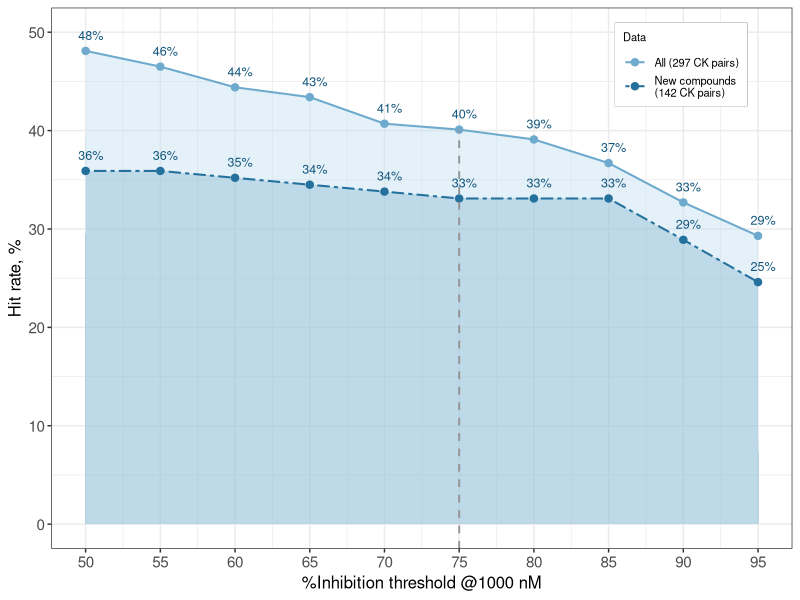
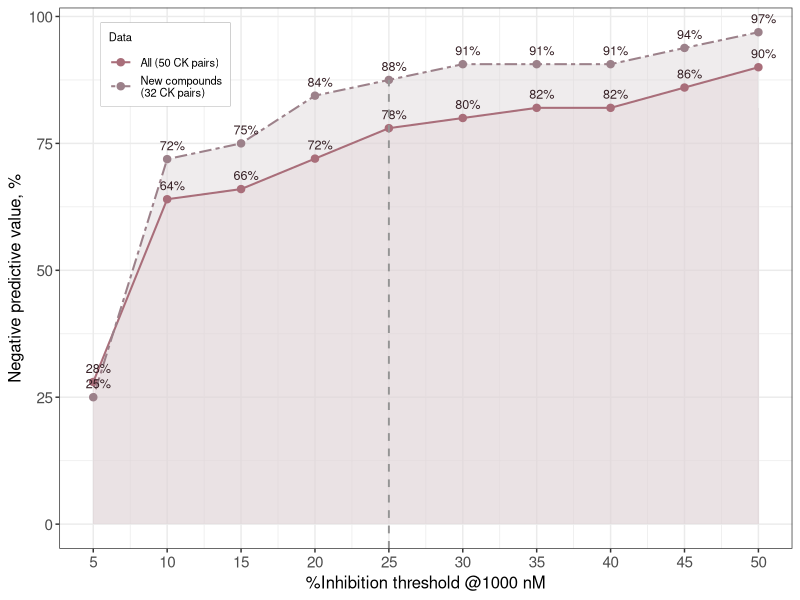
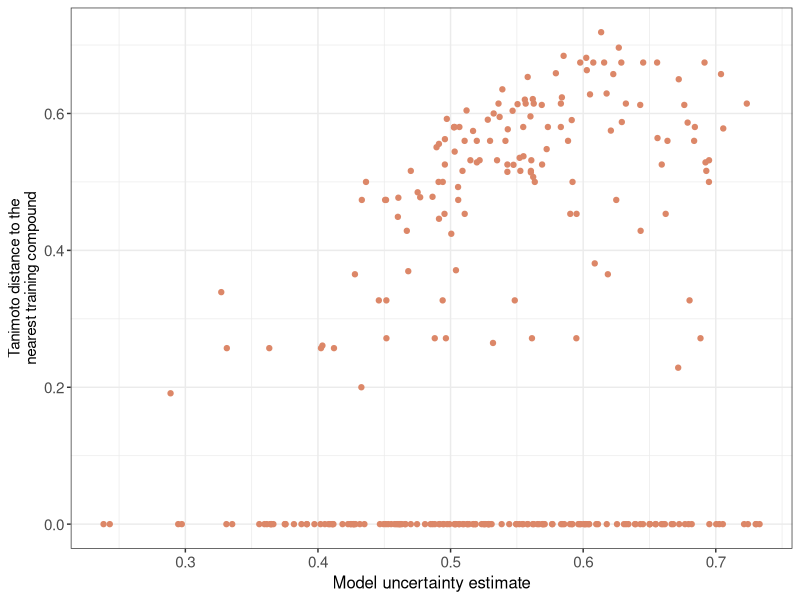
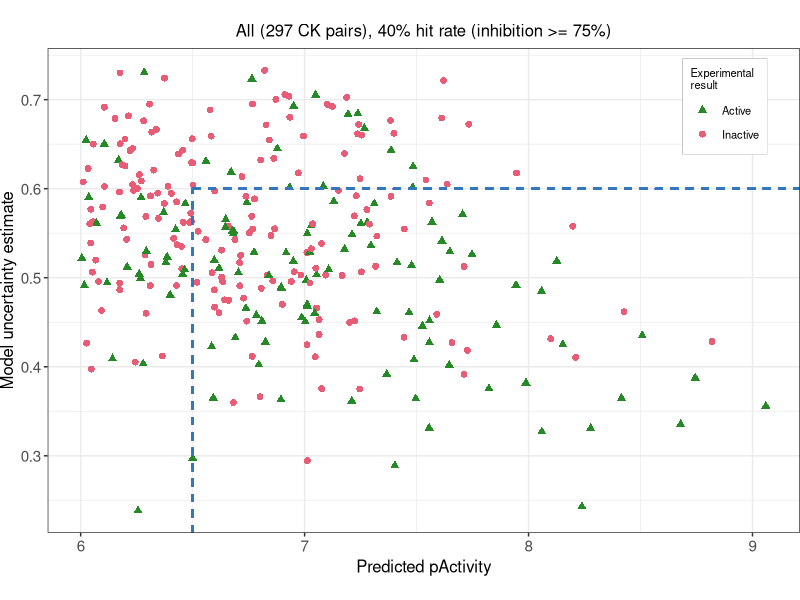
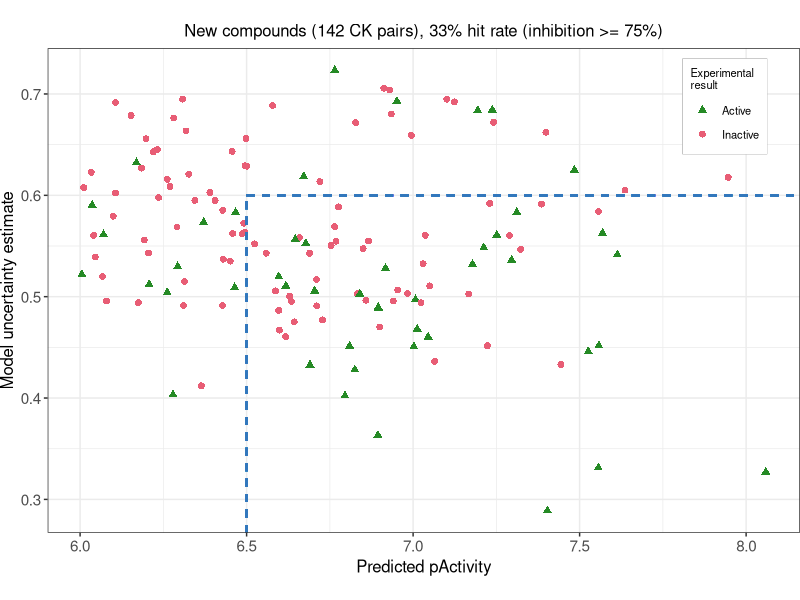
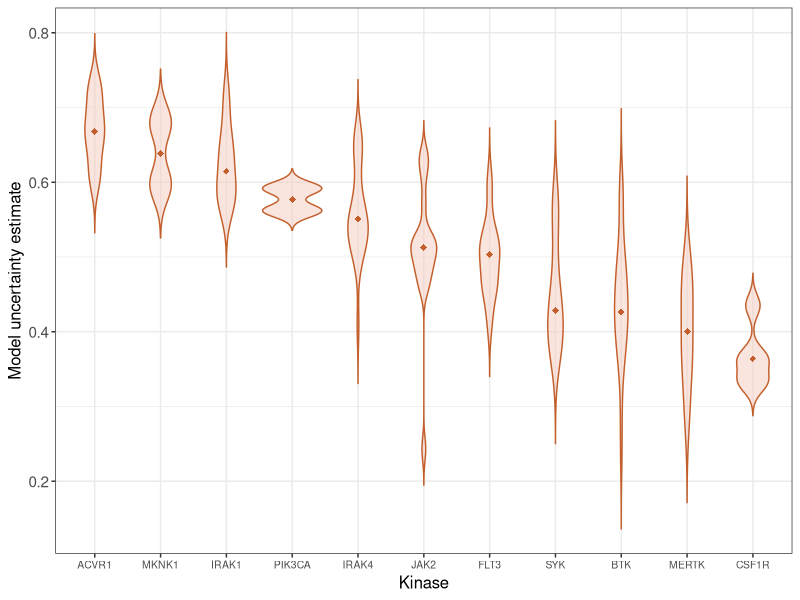
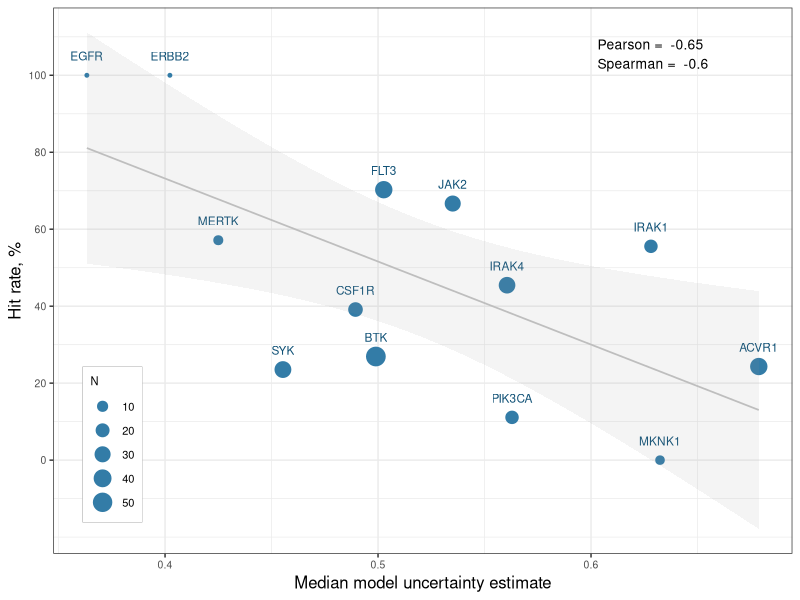

Recreate these plots in R, in order. (Note: this script raises an error after producing the figures.)
library(tidyverse)

# Read data -----------------------------------------------------------------------------------------------------
df_exp_res <- 
  readr::read_csv(
    file = "exp_data.csv"
  ) %>% 
  dplyr::mutate(
    exp_result_kd = dplyr::case_when(
      .data$activity_type == "kd" & .data$activity_value <= 1000 & .data$activity_relation != ">" ~ "active",
      .data$activity_type == "kd" & .data$activity_value > 1000 ~ "inactive",
      .data$activity_type == "inhibition" ~ NA_character_
    ),
    exp_result = dplyr::case_when(
      .data$activity_type == "kd" ~ exp_result_kd,
      .data$activity_type == "inhibition" & .data$activity_value >= 75 ~ "active",
      .data$activity_type == "inhibition" & .data$activity_value < 75 ~ "inactive"
    )
  )

df_pred_active <- 
  df_exp_res %>% 
  dplyr::filter(
    .data$pwkrr_two_stage_pred_pAct >= 6
  )

df_pred_inactive <- 
  df_exp_res %>% 
  dplyr::filter(
    .data$pwkrr_two_stage_pred_pAct < 6
  )


# Calculate hit rates -------------------------------------------------------------------------------------------
inh_thr <- seq(from = 50, to = 95, by = 5)

df_hit_rate <- 
  purrr::map_dfr(
    inh_thr,
    function(thr){
      
      df_count <-
        df_pred_active %>%
        dplyr::mutate(
          true_class = dplyr::case_when(
            .data$activity_type == "kd" ~ exp_result_kd,
            .data$activity_type == "inhibition" & .data$activity_value >= thr ~ "active",
            .data$activity_type == "inhibition" & .data$activity_value < thr ~ "inactive"
          )
        ) %>% 
        dplyr::count(.data$true_class)
      
      hit_rate_perc <- 
        (
          ((df_count %>% 
              dplyr::filter(.data$true_class == "active") %>% 
              dplyr::pull(.data$n)) / nrow(df_pred_active) )* 100
        ) %>% 
        round(digits = 2) 
      
      
      df_res <- 
        tibble::tribble(
          ~inh_thr, ~hit_rate,
          thr, hit_rate_perc,
        )
      
      return(df_res)
    }
  )


df_pred_active__new_cmp <- 
  df_pred_active %>% 
  dplyr::filter(
    .data$nearest_train_tc < 1
  )

df_hit_rate__new_cmp <- 
  purrr::map_dfr(
    inh_thr,
    function(thr){
      
      df_count <-
        df_pred_active__new_cmp %>%
        dplyr::mutate(
          true_class = dplyr::case_when(
            .data$activity_type == "kd" ~ exp_result_kd,
            .data$activity_type == "inhibition" & .data$activity_value >= thr ~ "active",
            .data$activity_type == "inhibition" & .data$activity_value < thr ~ "inactive"
          )
        ) %>% 
        dplyr::count(.data$true_class)
      
      hit_rate_perc <- 
        (
          ((df_count %>% 
              dplyr::filter(.data$true_class == "active") %>% 
              dplyr::pull(.data$n)) / nrow(df_pred_active__new_cmp) )* 100
        ) %>% 
        round(digits = 2) 
      
      df_res <- 
        tibble::tribble(
          ~inh_thr, ~hit_rate,
          thr, hit_rate_perc
        )
      
      return(df_res)
    }
  )



# Calculate negative predictive value ----------------------------------------------------------------------------
inh_thr_tn <- seq(from = 5, to = 50, by = 5)

df_npv <- 
  purrr::map_dfr(
    inh_thr_tn,
    function(thr){
      
      df_count <-
        df_pred_inactive %>%
        dplyr::mutate(
          true_class = dplyr::case_when(
            .data$activity_type == "kd" ~ exp_result_kd,
            .data$activity_type == "inhibition" & .data$activity_value >= thr ~ "active",
            .data$activity_type == "inhibition" & .data$activity_value < thr ~ "inactive"
          )
        ) %>% 
        dplyr::count(.data$true_class)
      
      hit_rate_perc <- 
        (
          ((df_count %>% 
              dplyr::filter(.data$true_class == "inactive") %>% 
              dplyr::pull(.data$n)) / nrow(df_pred_inactive) )* 100
        ) %>% 
        round(digits = 2) 
      
      df_res <- 
        tibble::tribble(
          ~inh_thr, ~hit_rate,
          thr, hit_rate_perc
        )
      
      return(df_res)
    }
  )


df_pred_inactive__new_cmp <- 
  df_pred_inactive %>% 
  dplyr::filter(
    .data$nearest_train_tc < 1
  )

df_npv__new_cmp <- 
  purrr::map_dfr(
    inh_thr_tn,
    function(thr){
      
      df_count <-
        df_pred_inactive__new_cmp %>%
        dplyr::mutate(
          true_class = dplyr::case_when(
            .data$activity_type == "kd" ~ exp_result_kd,
            .data$activity_type == "inhibition" & .data$activity_value >= thr ~ "active",
            .data$activity_type == "inhibition" & .data$activity_value < thr ~ "inactive"
          )
        ) %>% 
        dplyr::count(.data$true_class)
      
      hit_rate_perc <- 
        (
          ((df_count %>% 
              dplyr::filter(.data$true_class == "inactive") %>% 
              dplyr::pull(.data$n)) / nrow(df_pred_inactive__new_cmp) )* 100
        ) %>% 
        round(digits = 2) 
      
      df_res <- 
        tibble::tribble(
          ~inh_thr, ~hit_rate,
          thr, hit_rate_perc
        )
      
      return(df_res)
    }
  )


pred_active_n <- nrow(df_pred_active)
pred_active_new_cmp_n <- nrow(df_pred_active__new_cmp)
pred_inactive_n <- nrow(df_pred_inactive)
pred_inactive_new_cmp_n <- nrow(df_pred_inactive__new_cmp)

df_hit_rate_final <- 
  dplyr::bind_rows(
    df_hit_rate__new_cmp %>% 
      dplyr::mutate(
        type = paste0("New compounds\n(", pred_active_new_cmp_n, " CK pairs)")
      ),
    df_hit_rate %>% 
      dplyr::mutate(
        type = paste0("All (", pred_active_n, " CK pairs)")
      )
  ) %>% 
  dplyr::mutate(
    hit_rate = .data$hit_rate %>% round(digits = 1)
  )

df_npv_final <- 
  dplyr::bind_rows(
    df_npv__new_cmp %>% 
      dplyr::mutate(
        type = paste0("New compounds\n(", pred_inactive_new_cmp_n, " CK pairs)")
      ),
    df_npv %>% 
      dplyr::mutate(
        type = paste0("All (", pred_inactive_n, " CK pairs)")
      )
  ) %>% 
  dplyr::mutate(
    hit_rate = .data$hit_rate %>% round(digits = 1)
  )


# Plot figures --------------------------------------------------------------------------------------------------
axis_txt_size = 11
axis_title_size = 12
plot_title_size = 12
legend_size = 8

pl_hr <- 
  ggplot2::ggplot() +
  geom_area(
    data = df_hit_rate, 
    aes(x = inh_thr, y = hit_rate), 
    fill = "#C3E0F0",
    alpha = 0.45
  ) +
  geom_area(
    data = df_hit_rate__new_cmp, 
    aes(x = inh_thr, y = hit_rate), 
    fill = "#7AADCA", 
    alpha = 0.35
  ) +
  geom_point(
    data = df_hit_rate_final,
    aes(x = inh_thr, y = hit_rate, color = type), 
    size = 2.2
  ) +
  geom_line(
    data = df_hit_rate_final, 
    aes(x = inh_thr, y = hit_rate, color = type, linetype = type), 
    size = 0.7
  ) + 
  scale_color_manual(
    name = "Data",
    values = c(
      "All (297 CK pairs)" = "#6EAACD", 
      "New compounds\n(142 CK pairs)" = "#25719E"
      )
    ) +
  scale_linetype_manual(
    name = "Data",
    values = c(
      "All (297 CK pairs)" = "solid", 
      "New compounds\n(142 CK pairs)" = "twodash"
    )
  ) +
  geom_text(
    data = df_hit_rate_final, 
    aes(x = inh_thr, y = hit_rate, label = paste0(round(hit_rate, digits = 0), "%")), 
    color  = "#13567D",
    vjust = -1.1, 
    hjust = 0.3, 
    size = 3.2
  ) +
  geom_segment(
    aes(x = 75, y = -Inf, xend = 75, 
        yend = df_hit_rate %>% dplyr::filter(.data$inh_thr == 75) %>% dplyr::pull(.data$hit_rate)
        ),
    color = "#949494",
    linetype = "dashed",
    size = 0.65
  ) +
  labs(
    color = "Data",
    x = "%Inhibition threshold @1000 nM",
    y = "Hit rate, %"
  ) +
  ylim(
    c(0, 50)
  ) +
  scale_x_continuous(
    breaks = df_hit_rate$inh_thr
  ) +
  theme_bw() +
  theme(
    axis.text = element_text(size = axis_txt_size),
    axis.title = element_text(size = axis_title_size),
    legend.position = c(0.85, 0.895),
    legend.title = element_text(size = legend_size),
    legend.text = element_text(size = legend_size),
    legend.box.background = element_rect(color = "gray", linewidth = 0.5),
  )
pl_hr


pl_npv <- 
  ggplot2::ggplot() +
  geom_area(
    data = df_npv, 
    aes(x = inh_thr, y = hit_rate), 
    fill = "#E6CDD2",
    alpha = 0.35
  ) +
  geom_area(
    data = df_npv__new_cmp, 
    aes(x = inh_thr, y = hit_rate), 
    fill = "#DBD6D8",
    alpha = 0.45
  ) +
  geom_point(
    data = df_npv_final,
    aes(x = inh_thr, y = hit_rate, color = type), 
    size = 2.2
  ) +
  geom_line(
    data = df_npv_final, 
    aes(x = inh_thr, y = hit_rate, color = type, linetype = type), 
    size = 0.7
  ) + 
  scale_color_manual(
    name = "Data",
    values = c(
      "All (50 CK pairs)" = "#A96E7A", 
      "New compounds\n(32 CK pairs)" = "#9C818A"
    )
  ) +
  scale_linetype_manual(
    name = "Data",
    values = c(
      "All (50 CK pairs)" = "solid", 
      "New compounds\n(32 CK pairs)" = "twodash"
    )
  ) +
  geom_text(
    data = df_npv_final, 
    aes(x = inh_thr, y = hit_rate, label = paste0(round(hit_rate, digits = 0), "%")), 
    color  = "#362025",
    vjust = -0.9, 
    hjust = 0.3, 
    size = 3.2
  ) +
  geom_segment(
    aes(x = 25, y = -Inf, xend = 25, 
        yend = df_npv__new_cmp %>% dplyr::filter(.data$inh_thr == 25) %>% dplyr::pull(.data$hit_rate)
    ),
    color = "#949494",
    linetype = "dashed",
    size = 0.65
  ) +
  labs(
    color = "Data",
    x = "%Inhibition threshold @1000 nM",
    y = "Negative predictive value, %"
  ) +
  scale_x_continuous(
    breaks = df_npv$inh_thr
  ) +
  theme_bw() +
  theme(
    axis.text = element_text(size = axis_txt_size),
    axis.title = element_text(size = axis_title_size),
    legend.position = c(0.145, 0.895),
    legend.title = element_text(size = legend_size),
    legend.text = element_text(size = legend_size),
    legend.box.background = element_rect(color = "gray", linewidth = 0.5),
    plot.title = element_text(hjust = 0.5)
  )
pl_npv


pl_tc <- 
  df_pred_active %>%
  # Tanimoto distance to the nearest training compound
  dplyr::mutate(
    nearest_train_tanimoto_dist = 1 - .data$nearest_train_tc
  ) %>% 
  ggplot2::ggplot(
    aes(y = nearest_train_tanimoto_dist, x = pwkrr_two_stage_uncertainty)
  ) +
  geom_point(
    color = "#DC8768"
  ) +
  labs(
    y = "Tanimoto distance to the\nnearest training compound", 
    x = "Model uncertainty estimate"
  ) +
  theme_bw() +
  theme(
    axis.text = element_text(size = axis_txt_size),
    axis.title.x = element_text(size = axis_title_size),
    axis.title.y = element_text(size = axis_title_size-1)
  )
pl_tc


pl_pwkrr_all <- 
  df_pred_active %>% 
  dplyr::mutate(
    exp_result = dplyr::recode(
      .data$exp_result,
      "active" = "Active", 
      "inactive" = "Inactive"
    )
  ) %>% 
  ggplot(
    aes(
      x = pwkrr_two_stage_pred_pAct, 
      y = pwkrr_two_stage_uncertainty, 
      color = exp_result,
      shape = exp_result
    )
  ) +
  geom_point(
    size = 2
  ) +
  labs(
    x = "Predicted pActivity",
    y = "Model uncertainty estimate",
    title = paste0(
      "All (297 CK pairs), ",
      df_hit_rate %>% dplyr::filter(.data$inh_thr == 75) %>% dplyr::pull(.data$hit_rate) %>% round(digits = 0), 
      "% hit rate (inhibition >= 75%)"
    )
  ) +
  scale_color_manual(
    name = "", 
    values = c("#258A25", "#E85D75")
  ) +
  scale_shape_manual(
    values = c("Active" = 17, "Inactive" = 16),
    name = ""
  ) +
  geom_segment(
    aes(x = 6.5, y = -Inf, xend = 6.5, yend = 0.6),
    color = "#3277BC",
    linetype = "dashed",
    size = 0.65
  ) +
  geom_segment(
    aes(x = 6.5, y = 0.6, xend = Inf, yend = 0.6),
    color = "#3277BC",
    linetype = "dashed",
    size = 0.65
  ) +
  guides(
    color = guide_legend(title = "Experimental\nresult"),
    shape = guide_legend(title = "Experimental\nresult")
  ) +
  theme_bw() +
  theme(
    axis.text = element_text(size = axis_txt_size),
    axis.title = element_text(size = axis_title_size),
    plot.title = element_text(hjust = 0.5, size = plot_title_size),
    legend.position = c(0.9, 0.88),
    legend.title = element_text(size = legend_size),
    legend.text = element_text(size = legend_size),
    legend.box.background = element_rect(color = "gray", linewidth = 0.5),
    plot.margin = margin(0.6, 0, 0.6, 0, "cm")
  )
pl_pwkrr_all


pl_pwkrr_new_cmp <- 
  df_pred_active__new_cmp %>% 
  dplyr::mutate(
    exp_result = dplyr::recode(
      .data$exp_result,
      "active" = "Active", 
      "inactive" = "Inactive"
    )
  ) %>% 
  ggplot(
    aes(
      x = pwkrr_two_stage_pred_pAct, 
      y = pwkrr_two_stage_uncertainty, 
      color = exp_result,
      shape = exp_result
    )
  ) +
  geom_point(
    size = 2
  ) +
  labs(
    x = "Predicted pActivity",
    y = "Model uncertainty estimate",
    title = paste0(
      "New compounds (142 CK pairs), ",
      df_hit_rate__new_cmp %>% dplyr::filter(.data$inh_thr == 75) %>% dplyr::pull(.data$hit_rate) %>% round(digits = 0), 
      "% hit rate (inhibition >= 75%)"
    )
  ) +
  scale_color_manual(
    name = "", 
    values = c("#258A25", "#E85D75")
  ) +
  scale_shape_manual(
    values = c("Active" = 17, "Inactive" = 16),
    name = ""
  ) +
  geom_segment(
    aes(x = 6.5, y = -Inf, xend = 6.5, yend = 0.6),
    color = "#3277BC",
    linetype = "dashed",
    size = 0.65
  ) +
  geom_segment(
    aes(x = 6.5, y = 0.6, xend = Inf, yend = 0.6),
    color = "#3277BC",
    linetype = "dashed",
    size = 0.65
  ) +
  guides(
    color = guide_legend(title = "Experimental\nresult"),
    shape = guide_legend(title = "Experimental\nresult")
  ) +
  theme_bw() +
  theme(
    axis.text = element_text(size = axis_txt_size),
    axis.title = element_text(size = axis_title_size),
    plot.title = element_text(hjust = 0.5, size = plot_title_size),
    legend.position = c(0.9, 0.88),
    legend.title = element_text(size = legend_size),
    legend.text = element_text(size = legend_size),
    legend.box.background = element_rect(color = "gray", linewidth = 0.5),
    plot.margin = margin(0.6, 0, 0.6, 0, "cm")
  )
pl_pwkrr_new_cmp


df_pred_active %>% 
  dplyr::filter(
    .data$pwkrr_two_stage_pred_pAct >= 6.5,
    .data$pwkrr_two_stage_uncertainty <= 0.6
  ) %>% 
  dplyr::count(.data$exp_result)

df_pred_active__new_cmp %>% 
  dplyr::filter(
    .data$pwkrr_two_stage_pred_pAct >= 6.5,
    .data$pwkrr_two_stage_uncertainty <= 0.6
  ) %>% 
  dplyr::count(.data$exp_result)


pl_var_kinase <- 
  df_pred_active %>%
  dplyr::filter(
    nearest_train_tc == 1
  ) %>% 
  dplyr::group_by(
    .data$hgnc_symbol
  ) %>% 
  dplyr::mutate(
    median_var = median(.data$pwkrr_two_stage_uncertainty)
  ) %>%
  dplyr::ungroup() %>% 
  dplyr::mutate(
    hgnc_symbol = forcats::fct_reorder(.data$hgnc_symbol, desc(median_var))
  ) %>% 
  ggplot(
    aes(x = hgnc_symbol, y = pwkrr_two_stage_uncertainty)
  ) +
  geom_violin(
    color = "#C35F2C",
    fill = "#F3CCBD",
    alpha = 0.5,
    trim = FALSE
  ) +
  stat_summary(
    fun = "median", 
    geom = "point", 
    shape = 18, 
    size = 2, 
    color = "#C35F2C") +
  labs(
    y = "Model uncertainty estimate",
    x = "Kinase"
  ) +
  theme_bw() +
  theme(
    axis.text.x = element_text(size = axis_txt_size-3.5),
    axis.text.y = element_text(size = axis_txt_size),
    axis.title = element_text(size = axis_title_size)
  )
pl_var_kinase


# Per kinase hit rate ----------------------------
kinases <- df_pred_active$hgnc_symbol %>% unique()

df_hit_rate_at_75_per_kin <- 
  purrr::map_dfr(
    kinases,
    function(kin){
      thr <- 75
      
      df_tmp <-
        df_pred_active %>%
        dplyr::filter(
          .data$hgnc_symbol == kin
        ) 
      
      df_count <- 
        df_tmp %>% 
        dplyr::count(true_class = .data$exp_result)
      
      if (!("active" %in% df_count$true_class)){
        df_count <- 
          df_count %>% 
          dplyr::bind_rows(
            tibble::tribble(
              ~true_class, ~n, 
              "active", 0
            )
          )
      }
      
      if (!("inactive" %in% df_count$true_class)){
        df_count <- 
          df_count %>% 
          dplyr::bind_rows(
            tibble::tribble(
              ~true_class, ~n, 
              "inactive", 0
            )
          )
      }
      
      hit_rate_perc <- 
        (
          ((df_count %>% 
              dplyr::filter(.data$true_class == "active") %>%
              dplyr::pull(.data$n)) / nrow(df_tmp) )* 100
        ) %>% 
        round(digits = 2) 
      
      median_var <- df_tmp$pwkrr_two_stage_uncertainty %>% median()
      
      n <- df_tmp %>% nrow()
      
      df_res <- 
        tibble::tribble(
          ~kin, ~inh_thr, ~hit_rate, ~median_var, ~N,
          kin, thr, hit_rate_perc, median_var, n
        )
      
      return(df_res)
    }
  )

df_metrics <- 
  df_hit_rate_at_75_per_kin %>%
  dplyr::summarize(
    Spearman = cor(median_var, hit_rate, method = "spearman") %>% round(digits = 2),
    Pearson = cor(median_var, hit_rate, method = "pearson") %>% round(digits = 2)
  ) 
df_metrics

pl_per_kin_hit_rate <- 
  df_hit_rate_at_75_per_kin %>% 
  ggplot2::ggplot(
    aes(x = median_var, y = hit_rate)
  ) +
  geom_point(
    color = "#337CA7",
    aes(size = N)
  ) +
  geom_text(
    aes(label = kin), 
    color = "#105176", 
    size = 3,
    nudge_y = 5
  ) +
  geom_text(
    data = df_metrics,
    aes(x = 0.603, y = 108, label = paste("Pearson = ", Pearson), hjust = 0),
    size = 3.5
  ) + 
  geom_text(
    data = df_metrics,
    aes(x = 0.603, y = 103, label = paste("Spearman = ", Spearman), hjust = 0),
    size = 3.5
  ) + 
  geom_smooth(
    method = "lm",
    alpha = 0.1,
    color = "gray",
    size = 0.6
  ) + 
  scale_y_continuous(
    breaks = seq(0, 100, by = 20)
  ) +
  labs(
    x = "Median model uncertainty estimate",
    y = "Hit rate, %"
  ) +
  theme_bw() +
  theme(
    axis.text = element_text(size = axis_txt_size-3.5),
    axis.title = element_text(size = axis_title_size),
    legend.position = c(0.08, 0.2),
    legend.title = element_text(size = legend_size),
    legend.text = element_text(size = legend_size),
    legend.box.background = element_rect(color = "gray", linewidth = 0.5)
  )
pl_per_kin_hit_rate


# Final figure
pl_hr + 
pl_npv + 
pl_pwkrr_all +
pl_pwkrr_new_cmp + 
pl_per_kin_hit_rate +
(
  pl_tc + 
    pl_var_kinase +
    patchwork::plot_layout(ncol = 1) 
) +
  patchwork::plot_layout(ncol = 2)

ggsave(
  "fig4.pdf",
  height = 15,
  width = 11
)
